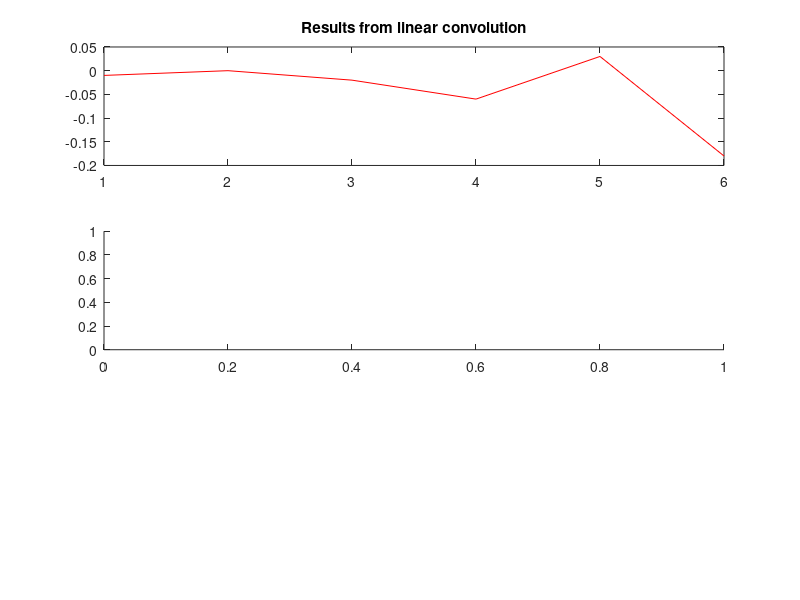

Write the MATLAB code that produced this figure. (Note: this script raises an error after producing the figure.)
#Andres Felipe Alba Hernandez
#Northern Illinois University
#2018
#####
#Question a is to perform linear convolution
close all
clear all
clc
pkg load signal

x_input=[0.1 0.2 0.3 0.6];
h_channel=[-0.1 0.2 -0.3];
n=[1:6]


output_lconv=conv(x_input,h_channel); #Output
figure;
subplot(3,1,1)
plot(output_lconv,'r')
title("Results from linear convolution")
#hold on

#Question b is to circular convolution
output_cconv=cconv(x_input,h_channel)
subplot(3,1,2)
plot(output_ifft,'g')
title("Results from circular convolution")


#Point c is solving the problem in frequency domain to compare. 
x_f=fft(x_input,4);
h_f=fft(h_channel,4);
y_f=x_f.*h_f;
output_ifft=ifft(y_f,4);
#figure
subplot(3,1,3)
plot(output_ifft,'g')
title("Results from inverse fft")


